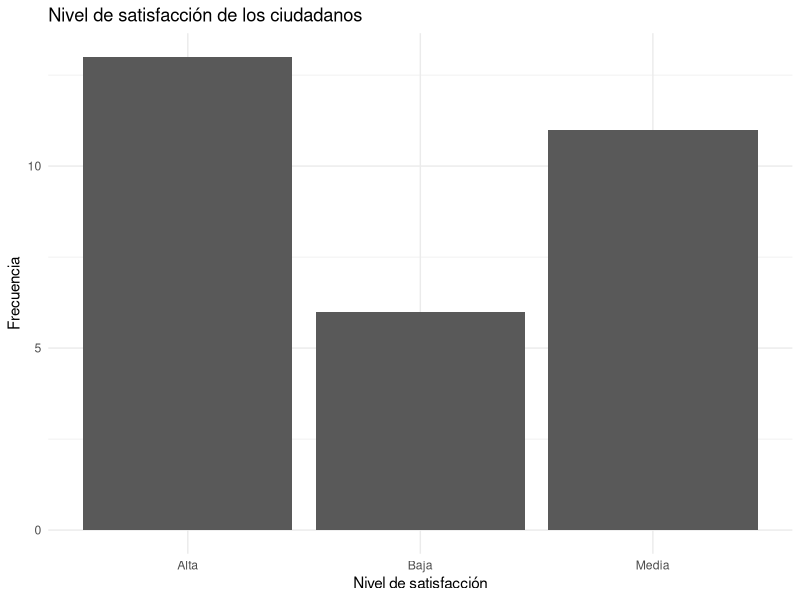
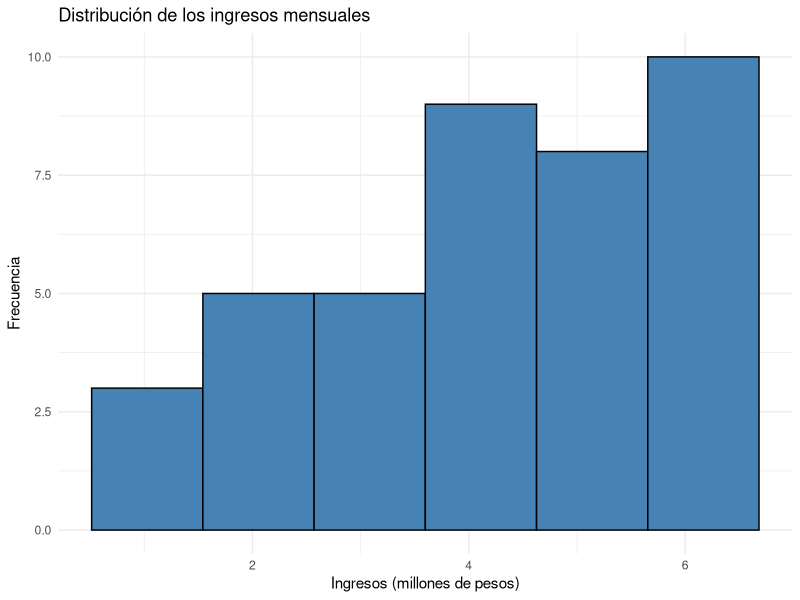
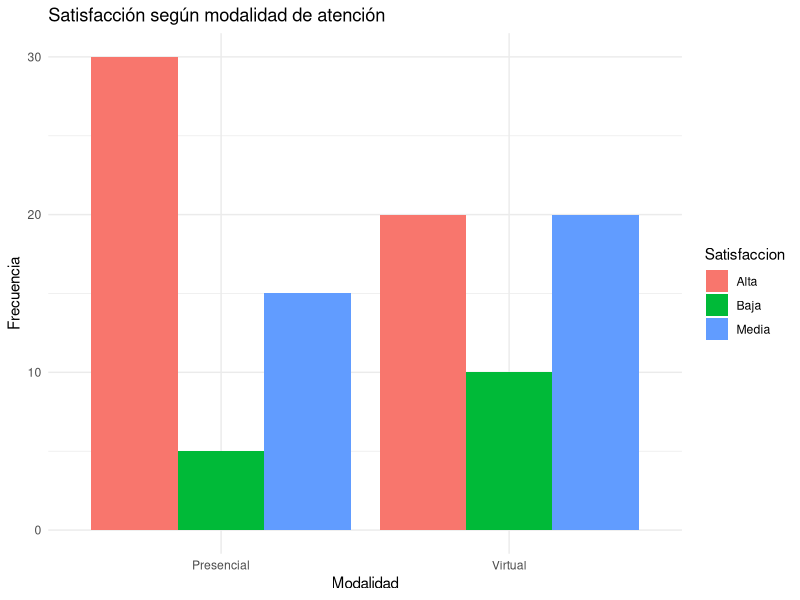
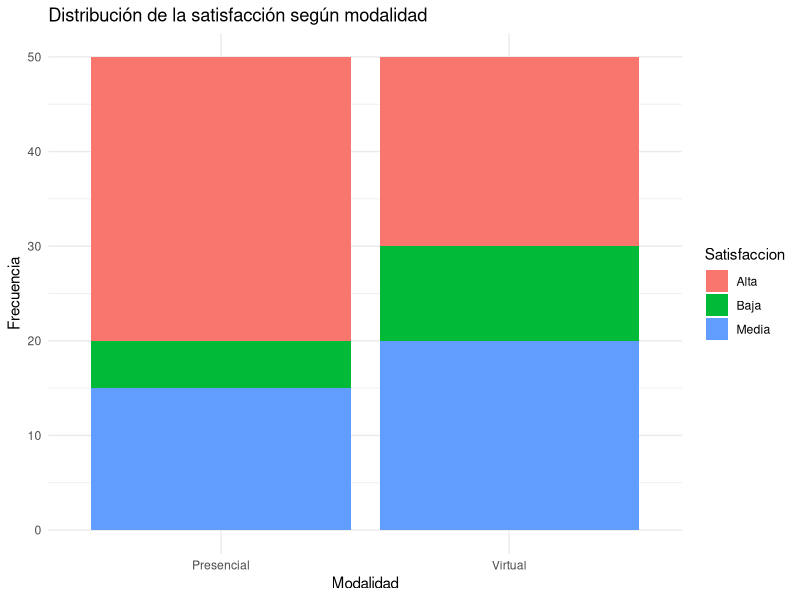
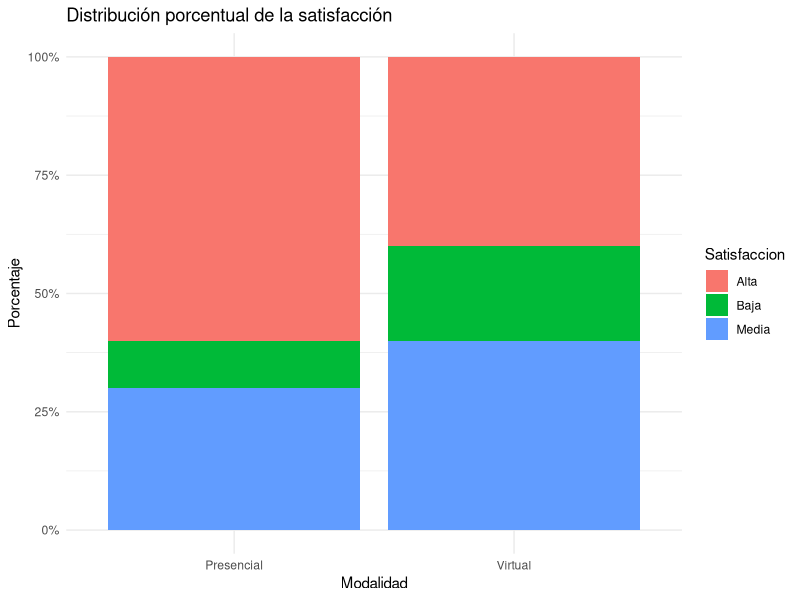

Write R code to recreate these figures, in order.
## ---- chunk 1
options(
  knitr.table.format = "html",
  scipen = 999
)
## ---- chunk 2
tramites <- c(   1,2,1,3,2,4,1,2,3,1,   2,3,2,1,4,2,3,1,2,3 )  
table(tramites) 
## ---- chunk 3
freq <- table(tramites)
freq_abs_acum <- cumsum(freq)
freq_abs_acum

## ---- chunk 4
frecuencias <- as.data.frame(table(tramites))
names(frecuencias) <- c("Valor", "fi")

frecuencias$Fi <- cumsum(frecuencias$fi)
frecuencias$hi <- frecuencias$fi / sum(frecuencias$fi)
frecuencias$Hi <- cumsum(frecuencias$hi)
frecuencias$Porcentaje <- frecuencias$hi * 100

frecuencias
## ---- chunk 5
frecuencias$hi <- round(frecuencias$hi, 4)  
frecuencias$Hi <- round(frecuencias$Hi, 4)  
frecuencias$Porcentaje <- round(   frecuencias$Porcentaje, 2 )  
frecuencias
## ---- chunk 6
satisfaccion <- c("Alta", "Media", "Baja", "Alta", "Media", "Alta", "Baja", "Media",
                  "Alta", "Alta", "Media", "Baja", "Alta", "Media", "Alta", "Baja", "Media", "Alta",
                  "Media", "Alta", "Baja", "Alta", "Media", "Alta", "Media", "Baja", "Alta", "Media",
                  "Alta", "Media")

table(satisfaccion)
## ---- chunk 7
prop.table(table(satisfaccion)) 
## ---- chunk 8
round(prop.table(table(satisfaccion)) * 100, 2) 
## ---- chunk 9
library(ggplot2)

ggplot(data.frame(satisfaccion), aes(x = satisfaccion)) + 
  geom_bar() + 
  labs(
    title = "Nivel de satisfacción de los ciudadanos", 
    x = "Nivel de satisfacción", 
    y = "Frecuencia"
  ) + 
  theme_minimal()
## ---- chunk 10
set.seed(123)
ingresos <- round(runif(40, 1.2, 6.5), 2)
ingresos
## ---- chunk 11
intervalos <- cut(ingresos, breaks = 1:7, right = FALSE)
table(intervalos)
## ---- chunk 12
library(ggplot2)

# Si 'ingresos' es un vector numérico:
ggplot(data.frame(ingresos), aes(x = ingresos)) +
  geom_histogram(bins = 6, fill = "steelblue", color = "black") +
  labs(
    title = "Distribución de los ingresos mensuales",
    x = "Ingresos (millones de pesos)",
    y = "Frecuencia"
  ) +
  theme_minimal()
## ---- chunk 13
datos <- data.frame(
  Modalidad = c("Presencial", "Presencial", "Presencial", "Virtual", "Virtual", "Virtual"),
  Satisfaccion = c("Alta", "Media", "Baja", "Alta", "Media", "Baja"),
  Frecuencia = c(30, 15, 5, 20, 20, 10)
)

datos
## ---- chunk 14
tabla <- xtabs(   Frecuencia ~ Modalidad + Satisfaccion,   data = datos )  
tabla 
## ---- chunk 15
addmargins(tabla) 

## ---- chunk 16
margin.table(tabla, 1) 
## ---- chunk 17
margin.table(tabla, 2) 
## ---- chunk 18
prop.table(tabla) 
## ---- chunk 19
round(prop.table(tabla) * 100, 2) 
## ---- chunk 20
prop.table(tabla, 1) 
## ---- chunk 21
round(prop.table(tabla, 1) * 100, 2) 
## ---- chunk 22
prop.table(tabla, 2) 
## ---- chunk 23
round(prop.table(tabla, 2) * 100, 2) 
## ---- chunk 24
library(ggplot2)

datos_grafico <- data.frame(
  Modalidad = rep(c("Presencial", "Virtual"), each = 3),
  Satisfaccion = rep(c("Alta", "Media", "Baja"), 2),
  Frecuencia = c(30, 15, 5, 20, 20, 10)
)

ggplot(datos_grafico, aes(x = Modalidad, y = Frecuencia, fill = Satisfaccion)) +
  geom_col(position = "dodge") +
  labs(
    title = "Satisfacción según modalidad de atención",
    x = "Modalidad",
    y = "Frecuencia"
  ) +
  theme_minimal() 
## ---- chunk 25
ggplot(datos_grafico, aes(x = Modalidad, y = Frecuencia, fill = Satisfaccion)) +
  geom_col() +
  labs(
    title = "Distribución de la satisfacción según modalidad",
    x = "Modalidad",
    y = "Frecuencia"
  ) +
  theme_minimal()
## ---- chunk 26
ggplot(datos_grafico, aes(x = Modalidad, y = Frecuencia, fill = Satisfaccion)) + 
  geom_col(position = "fill") + 
  scale_y_continuous(labels = scales::percent) + 
  labs(
    title = "Distribución porcentual de la satisfacción", 
    x = "Modalidad", 
    y = "Porcentaje"
  ) + 
  theme_minimal()
## ---- chunk 27
chisq.test(tabla) 
## ---- chunk 28
tabla_frecuencias <- function(x) {
  fi <- table(x)
  
  tabla <- data.frame(
    Valor = names(fi),
    fi = as.vector(fi)
  )
  
  tabla$Fi <- cumsum(tabla$fi)
  tabla$hi <- tabla$fi / sum(tabla$fi)
  tabla$Hi <- cumsum(tabla$hi)
  tabla$Porcentaje <- tabla$hi * 100
  
  return(tabla)
} 
## ---- chunk 29
tabla_frecuencias(satisfaccion) 
